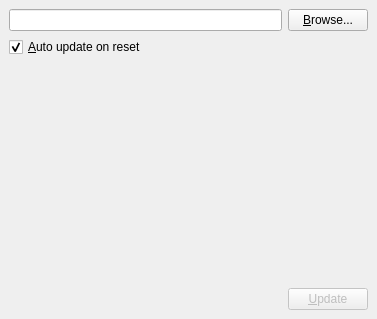
<?xml version="1.0" encoding="UTF-8"?>
<ui version="4.0">
 <class>MainWindow</class>
 <widget class="QMainWindow" name="MainWindow">
  <property name="geometry">
   <rect>
    <x>0</x>
    <y>0</y>
    <width>377</width>
    <height>319</height>
   </rect>
  </property>
  <property name="acceptDrops">
   <bool>true</bool>
  </property>
  <property name="windowTitle">
   <string>Firmware Update</string>
  </property>
  <widget class="QWidget" name="centralwidget">
   <layout class="QVBoxLayout" name="verticalLayout">
    <item>
     <layout class="QGridLayout" name="gridLayout">
      <item row="0" column="0">
       <widget class="QLineEdit" name="lineEdit"/>
      </item>
      <item row="0" column="1">
       <widget class="QPushButton" name="browseButton">
        <property name="text">
         <string>&amp;Browse...</string>
        </property>
       </widget>
      </item>
      <item row="3" column="1">
       <widget class="QPushButton" name="updateButton">
        <property name="enabled">
         <bool>false</bool>
        </property>
        <property name="text">
         <string>&amp;Update</string>
        </property>
       </widget>
      </item>
      <item row="1" column="0" colspan="2">
       <widget class="QCheckBox" name="autoCheckBox">
        <property name="text">
         <string>&amp;Auto update on reset</string>
        </property>
        <property name="checked">
         <bool>true</bool>
        </property>
       </widget>
      </item>
      <item row="2" column="0" colspan="2">
       <spacer name="verticalSpacer">
        <property name="orientation">
         <enum>Qt::Vertical</enum>
        </property>
        <property name="sizeHint" stdset="0">
         <size>
          <width>20</width>
          <height>40</height>
         </size>
        </property>
       </spacer>
      </item>
     </layout>
    </item>
   </layout>
  </widget>
 </widget>
 <tabstops>
  <tabstop>lineEdit</tabstop>
  <tabstop>browseButton</tabstop>
  <tabstop>autoCheckBox</tabstop>
  <tabstop>updateButton</tabstop>
 </tabstops>
 <resources/>
 <connections/>
</ui>
